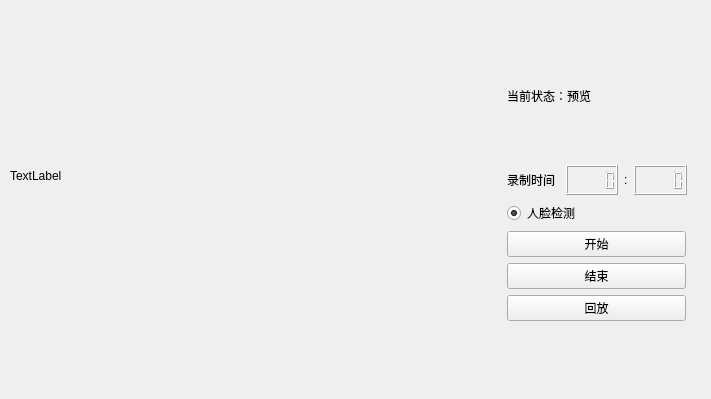
<?xml version="1.0" encoding="UTF-8"?>
<ui version="4.0">
 <class>MainWindow</class>
 <widget class="QMainWindow" name="MainWindow">
  <property name="geometry">
   <rect>
    <x>0</x>
    <y>0</y>
    <width>711</width>
    <height>399</height>
   </rect>
  </property>
  <property name="windowTitle">
   <string>UESTC ProjectM4 整活出品</string>
  </property>
  <widget class="QWidget" name="widget">
   <widget class="QLabel" name="label">
    <property name="geometry">
     <rect>
      <x>10</x>
      <y>10</y>
      <width>481</width>
      <height>331</height>
     </rect>
    </property>
    <property name="minimumSize">
     <size>
      <width>0</width>
      <height>0</height>
     </size>
    </property>
    <property name="text">
     <string>TextLabel</string>
    </property>
   </widget>
   <widget class="QWidget" name="verticalLayoutWidget">
    <property name="geometry">
     <rect>
      <x>496</x>
      <y>21</y>
      <width>201</width>
      <height>311</height>
     </rect>
    </property>
    <layout class="QVBoxLayout" name="verticalLayout">
     <item>
      <widget class="QLabel" name="stateLabel">
       <property name="maximumSize">
        <size>
         <width>200</width>
         <height>16777215</height>
        </size>
       </property>
       <property name="text">
        <string>当前状态：预览</string>
       </property>
      </widget>
     </item>
     <item>
      <layout class="QHBoxLayout" name="horizontalLayout_2">
       <property name="spacing">
        <number>6</number>
       </property>
       <property name="sizeConstraint">
        <enum>QLayout::SetDefaultConstraint</enum>
       </property>
       <item>
        <widget class="QLabel" name="label_2">
         <property name="maximumSize">
          <size>
           <width>70</width>
           <height>35</height>
          </size>
         </property>
         <property name="text">
          <string>录制时间：</string>
         </property>
        </widget>
       </item>
       <item>
        <widget class="QLCDNumber" name="minLCD">
         <property name="maximumSize">
          <size>
           <width>55</width>
           <height>35</height>
          </size>
         </property>
        </widget>
       </item>
       <item>
        <widget class="QLabel" name="label_3">
         <property name="maximumSize">
          <size>
           <width>5</width>
           <height>35</height>
          </size>
         </property>
         <property name="text">
          <string>:</string>
         </property>
        </widget>
       </item>
       <item>
        <widget class="QLCDNumber" name="secLCD">
         <property name="maximumSize">
          <size>
           <width>55</width>
           <height>30</height>
          </size>
         </property>
        </widget>
       </item>
      </layout>
     </item>
     <item>
      <widget class="QRadioButton" name="faceRadioButton">
       <property name="text">
        <string>人脸检测</string>
       </property>
       <property name="checked">
        <bool>true</bool>
       </property>
      </widget>
     </item>
     <item>
      <widget class="QPushButton" name="startButton">
       <property name="maximumSize">
        <size>
         <width>200</width>
         <height>16777215</height>
        </size>
       </property>
       <property name="text">
        <string>开始</string>
       </property>
      </widget>
     </item>
     <item>
      <widget class="QPushButton" name="endButton">
       <property name="maximumSize">
        <size>
         <width>200</width>
         <height>16777215</height>
        </size>
       </property>
       <property name="text">
        <string>结束</string>
       </property>
      </widget>
     </item>
     <item>
      <widget class="QPushButton" name="replayButton">
       <property name="maximumSize">
        <size>
         <width>200</width>
         <height>16777215</height>
        </size>
       </property>
       <property name="text">
        <string>回放</string>
       </property>
      </widget>
     </item>
    </layout>
   </widget>
  </widget>
 </widget>
 <layoutdefault spacing="6" margin="11"/>
 <resources/>
 <connections/>
</ui>
